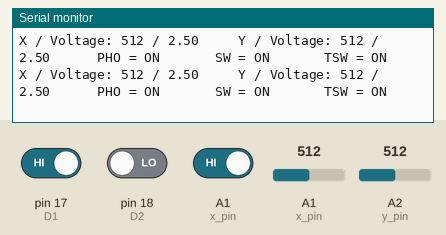
Simulated run of this sketch. Board: Arduino Leonardo, built with avr-gcc and run on an emulated ATmega32U4. Shown: the last lines printed to the serial monitor. The inputs (shaded band) are chosen by the test bench; at power-on: pin 17 (D1) HIGH, pin 18 (D2) LOW, A1 (x_pin) HIGH, A1 (x_pin) = 512, A2 (y_pin) = 512.

Above: at 1.8 s.
1.9 s: pin 17 (D1) driven LOW
At 2.7 s:
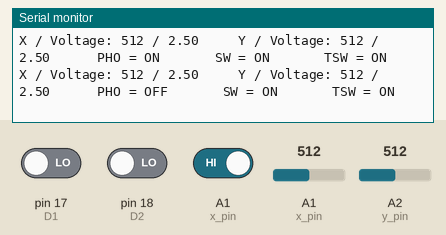
4.5 s: pin 18 (D2) driven HIGH
At 5.4 s:
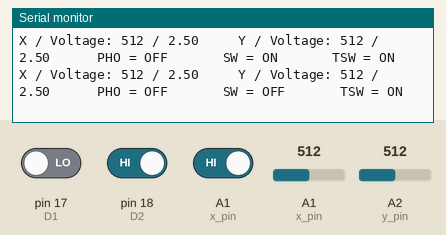
7.5 s: A1 (x_pin) driven LOW
At 8.8 s:
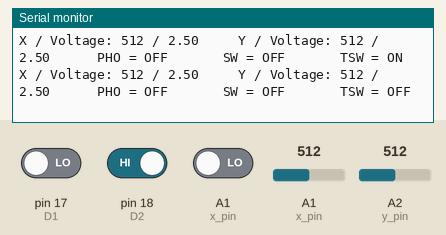
10.5 s: pin 17 (D1) driven HIGH
At 11.9 s:
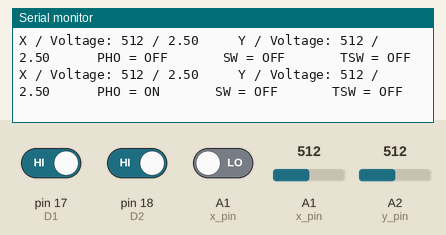
13.5 s: pin 18 (D2) driven LOW
At 14.7 s:
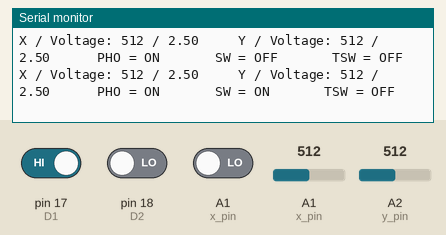
16.5 s: pin 17 (D1) driven LOW
At 17.9 s:
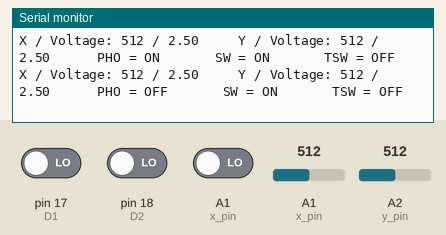

Measured:
- after the input at 1.9 s, the serial monitor: prints a new line after 0.11 s (image 1)
- after the input at 4.5 s, the serial monitor: prints a new line after 0.52 s (image 2)
- after the input at 7.5 s, the serial monitor: prints a new line after 0.53 s (image 3)
- after the input at 10.5 s, the serial monitor: prints a new line after 0.54 s (image 4)
- after the input at 13.5 s, the serial monitor: prints a new line after 0.55 s (image 5)
- after the input at 16.5 s, the serial monitor: prints a new line after 0.56 s (image 6)

The sketch:

inputSample.ino
```cpp
//R08ものづくりコンテストシールドテスト
//入力回路はR07県大会の回路を使用
//GND:D4
//トグルスイッチ:D3
//タクトスイッチ:D2
//フォトインタラプタ:D1
//２軸ジョイスティック
//X軸,Y軸の読み取り:A1,A2

const int x_pin = A1; //X軸の出力をアナログA1へ接続。
const int y_pin = A2; //Y軸の出力をアナログA2へ接続。

const int D1 = 17; //フォトインタラプタをデジタルD1へ接続。
const int D2 = 18; //タクトスイッチをデジタルD2へ接続。
const int D3 = 19; //トグルスイッチをデジタルD3へ接続。
const int D4 = 20; //GNDに設定しD4へ接続。

const int M1 = 40; //M1（予備）へ接続。
const int M2 = 42; //M2（予備）へ接続。

int x_pos = 0; //初期状態設定。
int y_pos = 0;//初期状態設定。

int PHO = 0;
int SW = 0;
int TSW = 0;

float x_convert = 0.0f; //計算値の変数設定、オーバーフローしないようにflaot設定
float y_convert = 0.0f; //計算値の変数設定、オーバーフローしないようにflaot設定

void setup() {

  //----------------------------------------------------------------------------------------------------
  pinMode(20, OUTPUT);//IN_D4
  digitalWrite(20, LOW);//IN_D4をGNDと設定
  //----------------------------------------------------------------------------------------------------

  pinMode(A1, INPUT);//IN_A1
  pinMode(A2, INPUT);//IN_A2
  pinMode(D1, INPUT);//IN_D1
  pinMode(D2, INPUT);//IN_D2
  pinMode(D3, INPUT);//IN_D3
  pinMode(M1, INPUT);//IN_M1
  pinMode(M2, INPUT);//IN_M2

  Serial.begin(9600); //シリアル通信のデータ転送レートを9600bpsで指定。bpsはビット/秒。

}

void loop() {
x_pos = analogRead(x_pin); //X軸の読み出し
y_pos = analogRead(y_pin); //Y軸の読み出し
x_convert = (float)x_pos / 1023.0f * 5.0f; //読み取った値を電圧に変換、floatで計算
y_convert = (float)y_pos / 1023.0f * 5.0f; //読み取った値を電圧に変換、floatで計算

PHO = digitalRead(D1);
SW = digitalRead(D2);
TSW = digitalRead(D3);

// 以下シリアルモニタに表示
Serial.print("X / Voltage: ");
Serial.print(x_pos);
Serial.print(" / ");
Serial.print(x_convert);

Serial.print("     ");
Serial.print("Y / Voltage: ");
Serial.print(y_pos);
Serial.print(" / ");
Serial.print(y_convert);

Serial.print("     ");
if(!PHO == HIGH){
  Serial.print(" PHO = OFF ");
}else{
  Serial.print(" PHO = ON ");
}

Serial.print("     ");
if(SW == HIGH){
  Serial.print(" SW = OFF ");
}else{
  Serial.print(" SW = ON ");
}

Serial.print("     ");
if(!TSW == HIGH){
  Serial.print(" TSW = OFF ");
}else{
  Serial.print(" TSW = ON ");
}

Serial.println();

delay(1000); //1秒の遅延
}
```
